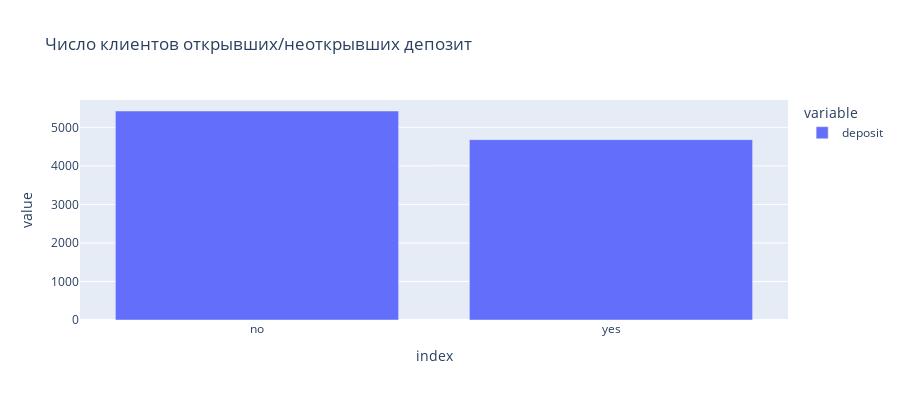

The cell this chart's notebook holds for it:
### Markdown cell above
### Задание 1

### Code cell
# изучите соотношение классов в ваших данных на предмет несбалансированности, проиллюстрируйте результат
import plotly
import plotly.express as px

bars = cleaned['deposit'].value_counts()
fig = px.bar(
    data_frame=bars,
    title='Число клиентов открывших/неоткрывших депозит',
    height=400
)
fig.show()

### Figure 1 — Plotly figure (JSON) as saved in the notebook; plotly's stock layout.template omitted (floating-point values rounded to 4 significant figures)
{"data": [{"alignmentgroup": "True", "hovertemplate": "variable=deposit<br>index=%{x}<br>value=%{y}<extra></extra>", "legendgroup": "deposit", "marker": {"color": "#636efa", "pattern": {"shape": ""}}, "name": "deposit", "offsetgroup": "deposit", "orientation": "v", "showlegend": true, "textposition": "auto", "type": "bar", "x": ["no", "yes"], "xaxis": "x", "y": [5424, 4681], "yaxis": "y"}], "layout": {"barmode": "relative", "height": 400, "legend": {"title": {"text": "variable"}, "tracegroupgap": 0}, "title": {"text": "Число клиентов открывших/неоткрывших депозит"}, "xaxis": {"anchor": "y", "domain": [0, 1], "title": {"text": "index"}}, "yaxis": {"anchor": "x", "domain": [0, 1], "title": {"text": "value"}}}}
